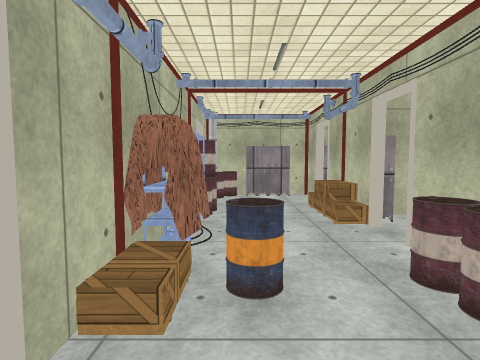
View 1 (above)

17 first-person views from a walk through a 3-D level made in the Unity game engine. The camera is 1.3 m above the floor, tilts 4° down and sees 80° across. Doors are open. The floor is counted in squares, 1 m on a side. Each view is taken from the middle of a square. On the plan, view 1 faces up. The plan holds only what a view shows up to about 13 squares ahead; the rest is blank. The player character is not drawn. Some surface patterns are stand-ins.

View 2
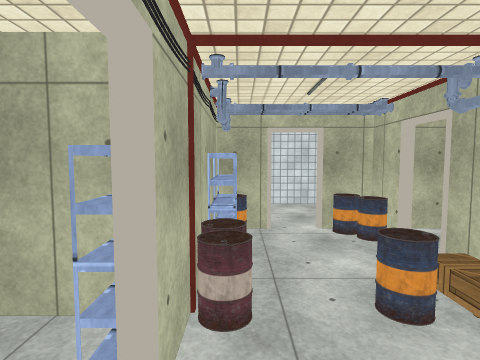

View 3
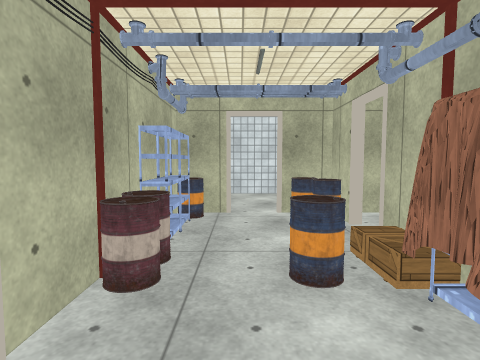

View 4
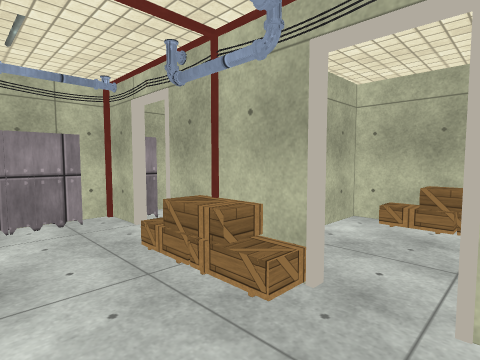

View 5
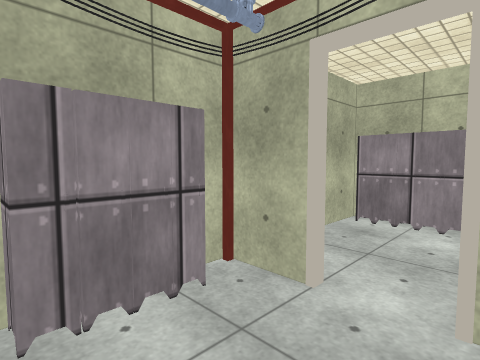

View 6
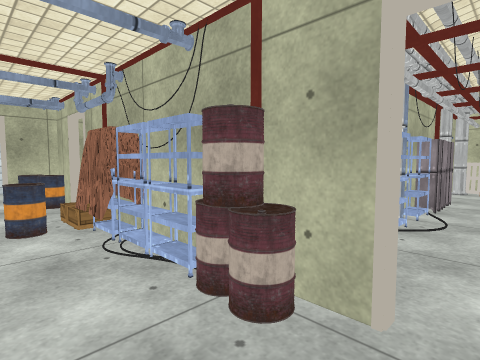

View 7
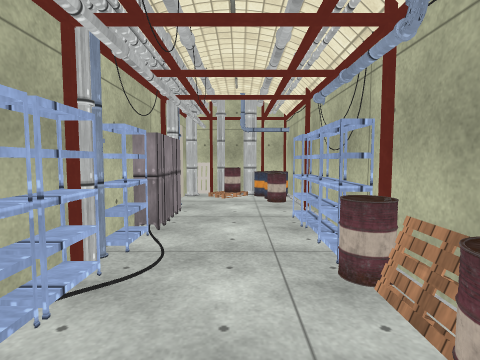

View 8
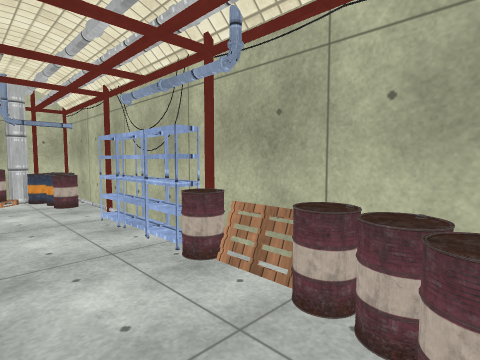

View 9
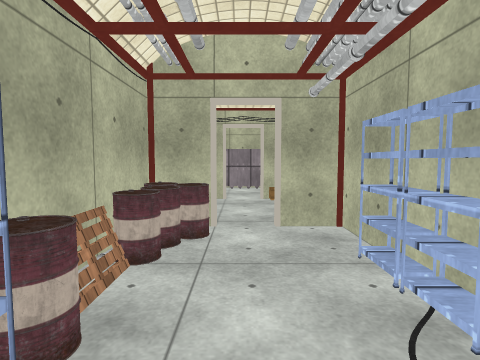

View 10
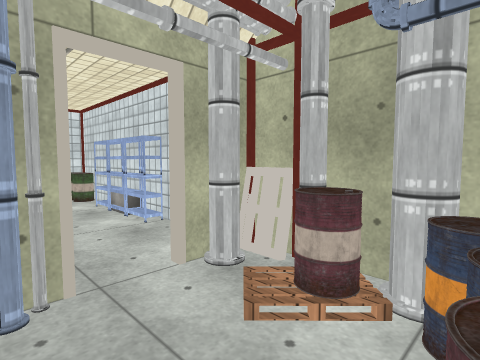

View 11
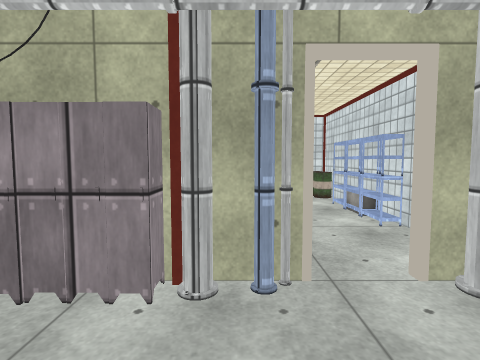

View 12
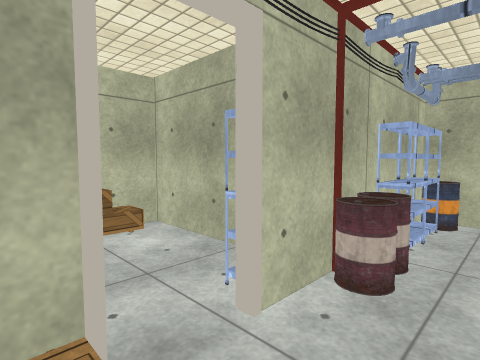

View 13
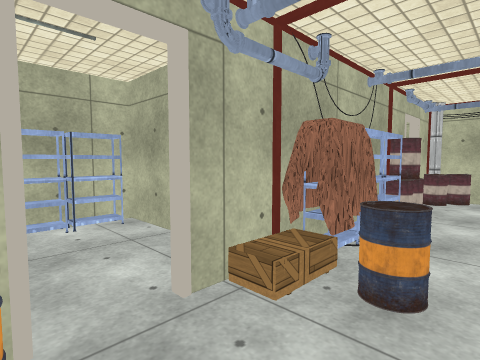

View 14
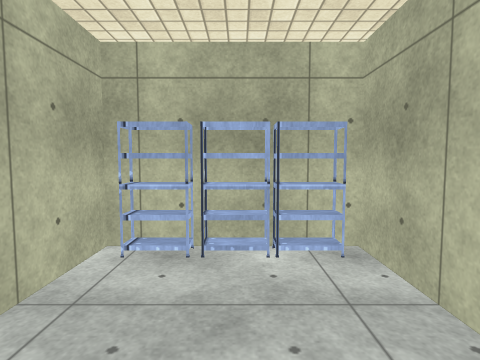

View 15
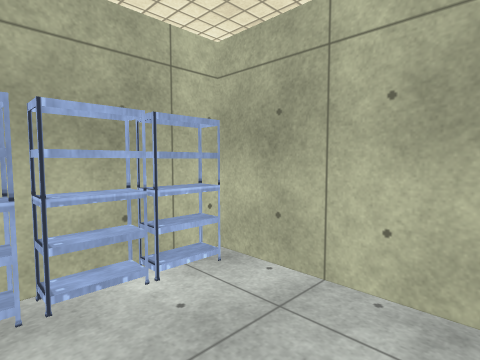

View 16
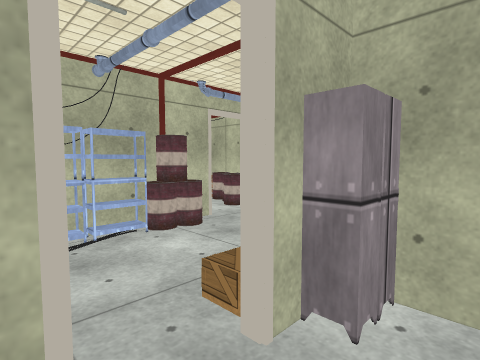

View 17
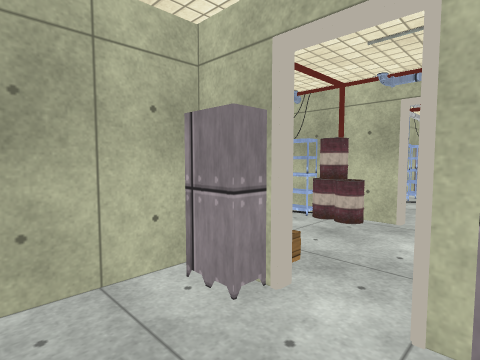

### Floor plan
Key: @ floor where view 1 was taken; # wall or solid block; . floor; / step, stairs or slope; D open door; L locker; P pipe; B barrel; S shelf; A pallet; O other object.
Columns run from 13 left of view 1 to 7 right of it. Each row starts with its distance up from view 1.
 11 #########A###LLL#####
 10 OBB..SSSB.BBPBL.L..L
  9 PB..........B...D..L
  8 P......P....#..OL..O
  7 OP#PLLLPSS##B..PL####
  6             S../L../#
  5 #.          OS..D../#
  4 S.          S...S../#
  3 S.      #####B.B#####
  2 S.      S...#..S#
  1 #.      S..D...S#
  0 B       S...B@.B#
 -1 O       ####BDDB#
 -2              #D

Positions as (right, up) in squares from view 1, and headings:
1: (0, 0), facing up
2: (2, 6), facing down
3: (1, 6), facing down
4: (0, 4), facing up-right
5: (0, 8), facing up-right
6: (1, 9), facing down-left
7: (-2, 9), facing left
8: (-2, 8), facing up-left
9: (-7, 9), facing right
10: (-10, 10), facing down-left
11: (-10, 10), facing down
12: (1, 6), facing down-right
13: (1, 0), facing up-left
14: (-1, 1), facing left
15: (-2, 0), facing up-left
16: (4, 4), facing up-left
17: (5, 10), facing down-left
